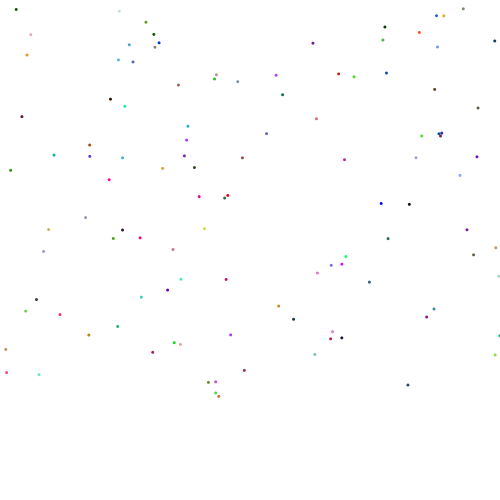
Frame 1 (no input)
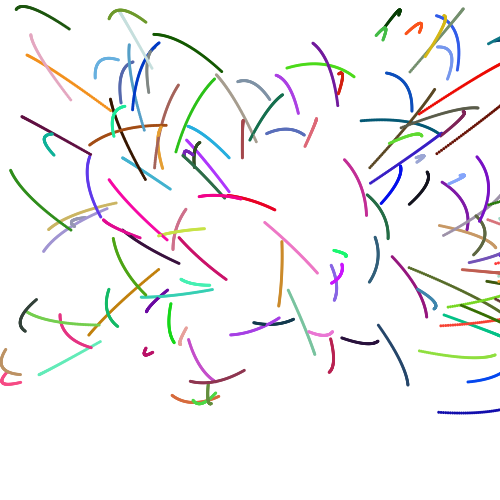
Frame 60 (the mouse pressed at the canvas centre just before this capture)
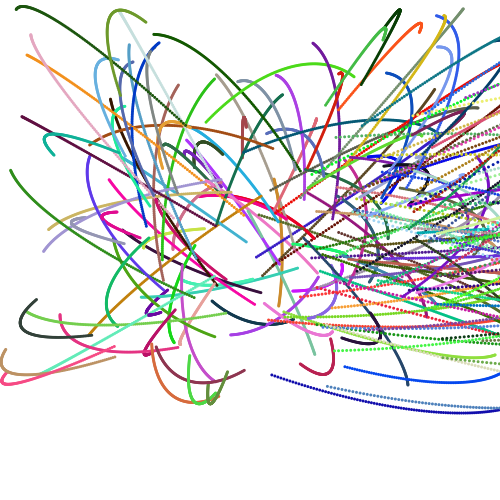
Frame 120 (the mouse held since frame 60 and released just before this capture)

The Processing sketch that drew these frames (run headless with seeded random() and noise(); from frame 60 on, the mouse is pressed at the canvas centre):

// Processing sketch: Blackhole
// ── Blackhole.pde
ParticleSystem particles;

void setup(){
  size(500,500);
  background(255);
  particles = new ParticleSystem();
  for(int i=0;i<200;i++){
    particles.addParticle();
  }
}

void draw(){
  particles.update();
  particles.render();
  particles.blackhole();
}

// ── Particle.pde
class Particle{
  PVector pos;
  PVector speed;
  PVector force;
  float mass;
  float drag;
  int age;
  int state;
  color myColor;
  
  Particle(PVector pos_, PVector speed_){
    pos = pos_;
    speed = speed_;
    force = new PVector(0,0);
    mass = 100;
    drag = 1;
    age = 0;

    state = 1;
    myColor = color(random(0,255),random(0,255),random(0,255));

  }
  
  void update(){
    PVector accl = PVector.mult(force,(1/mass));
    speed.add(accl);
    force = new PVector(0,0);
    speed.mult(drag);
    pos.add(speed);
    //force.add(new PVector(0,1));
    age++;
  }
  
  void render(){
    noStroke();
    fill(myColor);
      ellipse(pos.x,pos.y,3,3);
  }
  
  void applyForce(PVector force_){
    force.add(force_);
  }
}

// ── ParticleSystem.pde
class ParticleSystem{
  ArrayList particles;
  
  ParticleSystem(){
    particles = new ArrayList();
  }
  
  void addParticle(){
    PVector stPos = new PVector();
    Particle p = new Particle(new PVector(random(0,800),random(0,400)),new PVector(random(-1,1),random(-1,1)));
    particles.add(p);
  }
  
  void addParticle(Particle p_){
    particles.add(p_);
  }
  
  void removeParticle(){
  }  
  
  void update(){
    for(int i=particles.size()-1;i>=0;i--){
      Particle p = (Particle) particles.get(i);
      p.update();
    }
  }
  
  void render(){
    for(int i=particles.size()-1;i>=0;i--){
      Particle p = (Particle) particles.get(i);
      p.render();
    }
  }
  
  void blackhole(){
    for(int i=particles.size()-1;i>=0;i--){
      Particle p = (Particle) particles.get(i);
      PVector f = new PVector(width/2,height/2);
      f.sub(p.pos);
      f.mult(0.01);
      p.applyForce(f);
    }
  }
}
